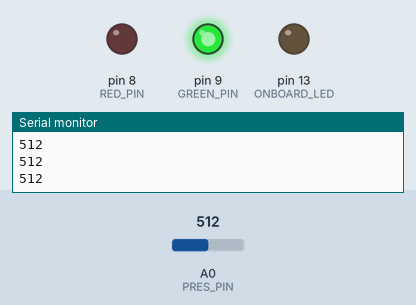
The sketch below on a simulated Arduino Uno, built with avr-gcc and run on an emulated ATmega328P. Parts: output pins drawn as LEDs (lit = HIGH), the last lines printed to the serial monitor. The test bench sets the inputs (shaded band); at power-on: A0 (PRES_PIN) = 512.

Above: at 1.2 s.
1.3 s: A0 (PRES_PIN) set to 32
2.9 s: A0 (PRES_PIN) set to 28
At 4.2 s:
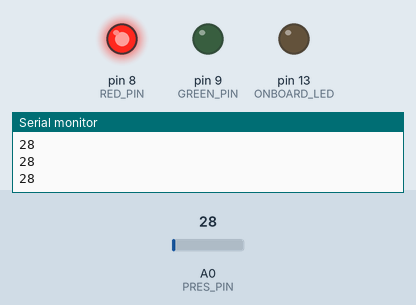
4.7 s: A0 (PRES_PIN) set to 122
At 6.2 s:
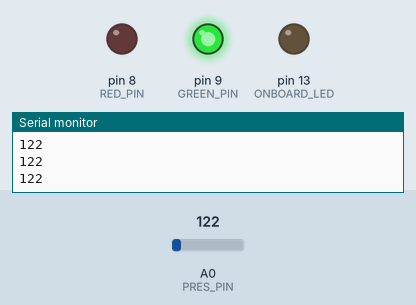
6.5 s: A0 (PRES_PIN) set to 20
At 8.2 s:
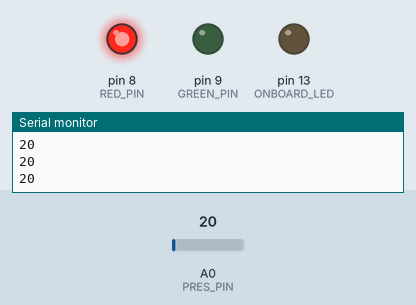
Timing chart, 0 to 9.2 s (numbered marks = the images above; inputs shaded):
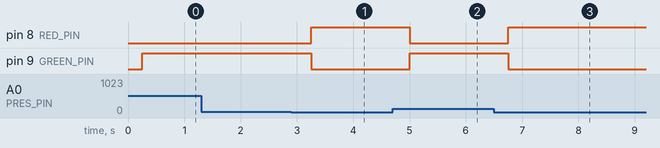

Measured:
- the behaviour switches between 31 and 30 on A0 (PRES_PIN) (found by bisection; images 0 and 1)
- after the input at 2.9 s, pin 8 (RED_PIN): LOW → HIGH after 0.35 s; pin 9 (GREEN_PIN): HIGH → LOW after 0.35 s
- after the input at 4.7 s, pin 8 (RED_PIN): HIGH → LOW after 0.31 s; pin 9 (GREEN_PIN): LOW → HIGH after 0.31 s
- after the input at 6.5 s, pin 8 (RED_PIN): LOW → HIGH after 0.26 s; pin 9 (GREEN_PIN): HIGH → LOW after 0.26 s

The sketch:

photo_resistor.ino
```cpp
#define PRES_PIN A0
#define RED_PIN 8
#define GREEN_PIN 9
#define ONBOARD_LED 13
int lightVal;
int delayTime=250;
void setup() {
  // put your setup code here, to run once:
  Serial.begin(9600);

  pinMode(PRES_PIN, INPUT);
  pinMode(ONBOARD_LED, OUTPUT);
  pinMode(RED_PIN, OUTPUT);
  pinMode(GREEN_PIN, OUTPUT);
  digitalWrite(ONBOARD_LED,LOW);
}

void loop() {
  // put your main code here, to run repeatedly:
  lightVal=analogRead(PRES_PIN);
  Serial.println(lightVal);
  delay(delayTime);
  if (lightVal <= 30) {
    digitalWrite(RED_PIN, HIGH);
    digitalWrite(GREEN_PIN, LOW);
  } else {
    digitalWrite(RED_PIN, LOW);
    digitalWrite(GREEN_PIN, HIGH);
  }
}
```
